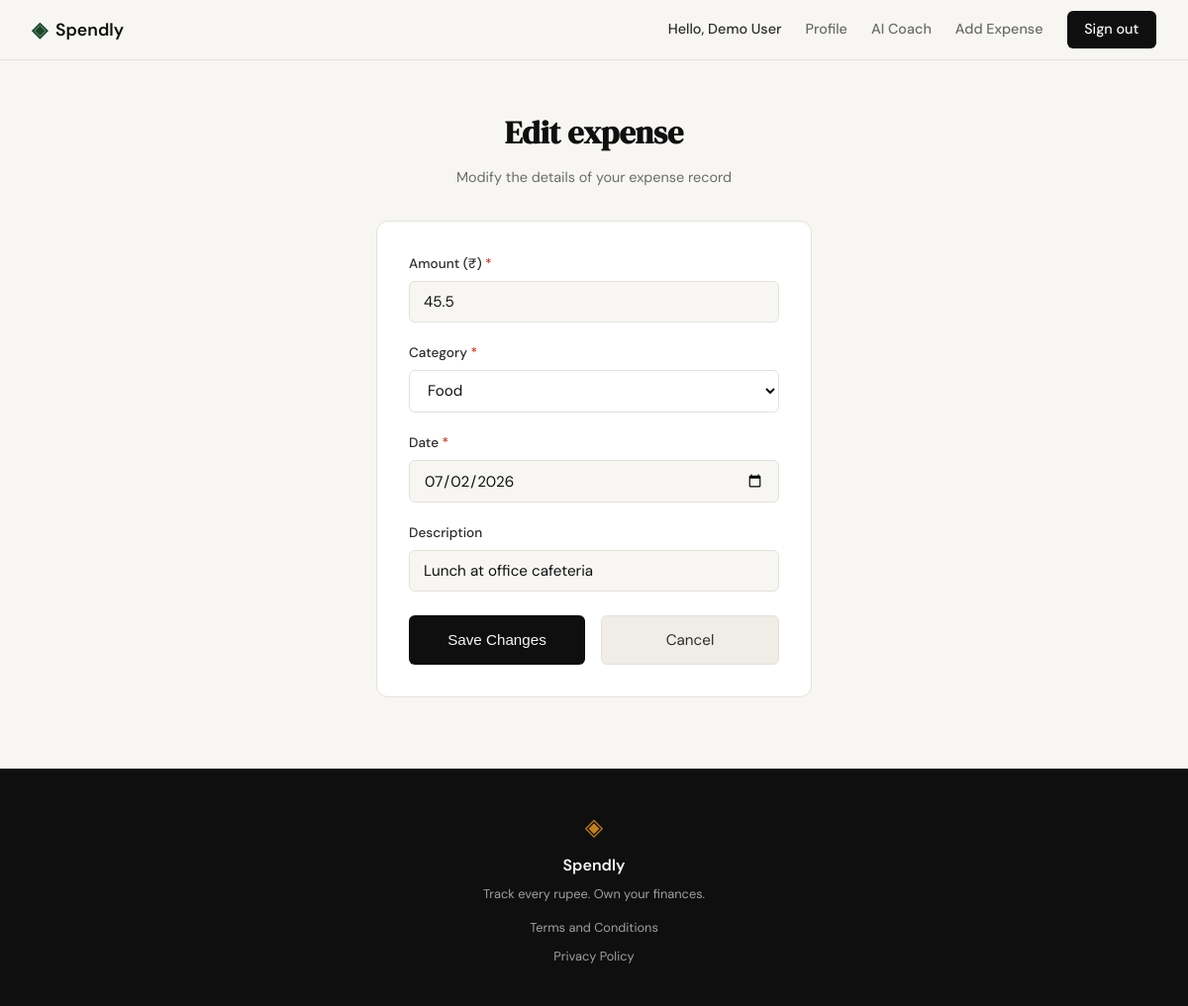
The app's page /expenses/2/edit (signed in) with its own data.
### tables this page shows
CREATE TABLE users (
                id INTEGER PRIMARY KEY AUTOINCREMENT,
                name TEXT NOT NULL,
                email TEXT UNIQUE NOT NULL,
                password_hash TEXT NOT NULL,
                created_at TEXT DEFAULT (datetime('now'))
            , insights_dirty INTEGER DEFAULT 1);

CREATE TABLE expenses (
                id INTEGER PRIMARY KEY AUTOINCREMENT,
                user_id INTEGER NOT NULL,
                amount REAL NOT NULL,
                category TEXT NOT NULL,
                date TEXT NOT NULL,
                description TEXT,
                created_at TEXT DEFAULT (datetime('now')),
                FOREIGN KEY (user_id) REFERENCES users (id) ON DELETE CASCADE
            );

### app.py (the view, shortened to what this page needs)
@app.route("/expenses/<int:id>/edit", methods=["GET", "POST"])
def edit_expense(id):
    user_id = session.get("user_id")
    if not user_id:
        return redirect(url_for("login"))
    expense = get_expense_by_id(id, user_id)
    if not expense:
        abort(404)
    categories = ["Food", "Transport", "Bills", "Health", "Entertainment", "Shopping", "Other"]
    return render_template("edit_expense.html", categories=categories, expense=expense)

### app.py (called while the page is built)
@app.before_request
def load_logged_in_user():
    user_id = session.get("user_id")
    if user_id is None:
        g.user = None
    else:
        conn = get_db()
        g.user = conn.execute("SELECT * FROM users WHERE id = ?;", (user_id,)).fetchone()

### database/db.py (called while the page is built)
def get_db():
    if has_app_context():
        if 'db' not in g:
            g.db = sqlite3.connect(DATABASE_PATH)
            g.db.row_factory = sqlite3.Row
            g.db.execute("PRAGMA foreign_keys = ON;")
        return g.db
    else:
        conn = sqlite3.connect(DATABASE_PATH)
        conn.row_factory = sqlite3.Row
        conn.execute("PRAGMA foreign_keys = ON;")
        return conn

### database/queries.py (called while the page is built)
def _close_conn(conn):
    try:
        conn.close()
    finally:
        flask = sys.modules.get('flask')
        if flask and flask.has_app_context():
            g = getattr(flask, 'g', None)
            if g is not None:
                try:
                    g.pop('db', None)
                except Exception:
                    try:
                        if getattr(g, 'db', None) == conn:
                            delattr(g, 'db')
                    except Exception:
                        pass

def get_expense_by_id(expense_id, user_id):
    conn = get_db()
    try:
        row = conn.execute("""
            SELECT id, user_id, amount, category, date, description
            FROM expenses
            WHERE id = ? AND user_id = ?;
        """, (expense_id, user_id)).fetchone()
        if row:
            return dict(row)
        return None
    finally:
        _close_conn(conn)

### templates/edit_expense.html (shortened to what this page needs)
{% extends "base.html" %}
{% block content %}
<section class="auth-section">
    <div class="auth-container">
        <div class="auth-header">
            <h1 class="auth-title">Edit expense</h1>
            <p class="auth-subtitle">Modify the details of your expense record</p>
        </div>
        <div class="auth-card">
            <form action="{{ url_for('edit_expense', id=expense.id) }}" method="POST" class="auth-form">
                <div class="form-group">
                    <label for="amount" class="form-label">Amount (₹) <span style="color: var(--danger);">*</span></label>
                    <input type="number" id="amount" name="amount" class="form-input"
                           step="0.01" min="0.01" placeholder="0.00" value="{{ expense.amount or '' }}" required>
                </div>
                <div class="form-group">
                    <label for="category" class="form-label">Category <span style="color: var(--danger);">*</span></label>
                    <select id="category" name="category" class="form-input" style="background-color: var(--paper-card); font-family: var(--font-body);" required>
                        {% for cat in categories %}
                            <option value="{{ cat }}" {% if expense.category == cat %}selected{% endif %}>{{ cat }}</option>
                        {% endfor %}
                    </select>
                </div>
                <div class="form-group">
                    <label for="date" class="form-label">Date <span style="color: var(--danger);">*</span></label>
                    <input type="date" id="date" name="date" class="form-input"
                           value="{{ expense.date or '' }}" required>
                </div>
                <div class="form-group">
                    <label for="description" class="form-label">Description</label>
                    <input type="text" id="description" name="description" class="form-input"
                           maxlength="200" placeholder="Optional description..." value="{{ expense.description or '' }}">
                </div>
                <div class="form-actions" style="display: flex; gap: 1rem; margin-top: 1.5rem;">
                    <button type="submit" class="nav-cta" style="flex: 1; border: none; font-size: 0.95rem; padding: 0.75rem; text-align: center; cursor: pointer; border-radius: var(--radius-sm);">
                        Save Changes
                    </button>
                    <a href="{{ url_for('profile') }}"
                       style="flex: 1; text-align: center; display: inline-block; padding: 0.75rem; border-radius: var(--radius-sm); font-size: 0.95rem; background: var(--paper-warm); color: var(--ink-soft); border: 1px solid var(--border); transition: all 0.2s ease;">
                        Cancel
                    </a>
                </div>
            </form>
        </div>
    </div>
</section>
{% endblock %}

### templates/base.html (shortened to what this page needs)
<!DOCTYPE html>
<html lang="en">
<head>
    <link rel="stylesheet" href="{{ url_for('static', filename='css/style.css') }}">
</head>
<body>
    <nav class="navbar">
        <div class="nav-inner">
            <a href="{{ url_for('landing') }}" class="nav-brand">
                <span class="brand-icon">◈</span>
                <span class="brand-name">Spendly</span>
            </a>
            <div class="nav-links">
                {% if g.user %}
                    <span class="nav-user" style="color: var(--ink-soft); font-weight: 500;">Hello, {{ g.user.name }}</span>
                    <a href="{{ url_for('profile') }}">Profile</a>
                    <a href="{{ url_for('ai_coach.dashboard') }}">AI Coach</a>
                    <a href="{{ url_for('add_expense') }}">Add Expense</a>
                    <a href="{{ url_for('logout') }}" class="nav-cta">Sign out</a>
                {% else %}
                    <a href="{{ url_for('login') }}">Sign in</a>
                    <a href="{{ url_for('register') }}" class="nav-cta">Get started</a>
                {% endif %}
            </div>
        </div>
    </nav>
    <main class="main-content">
        {% block content %}{% endblock %}
    </main>
    <footer class="footer">
        <div class="footer-inner">
            <span class="brand-icon">◈</span>
            <span class="footer-name">Spendly</span>
            <p class="footer-copy">Track every rupee. Own your finances.</p>
            <nav class="footer-links">
                <a href="/terms" class="footer-link">Terms and Conditions</a>
                <a href="/privacy" class="footer-link">Privacy Policy</a>
            </nav>
        </div>
    </footer>
</body>
</html>

### static/css/style.css (style rules this page uses)
:root { --ink: #0f0f0f; --ink-soft: #2d2d2d; --ink-muted: #6b6b6b; --ink-faint: #a0a0a0; --paper: #f7f6f3; --paper-warm: #f0ede6; --paper-card: #ffffff; --accent: #1a472a; --accent-light: #e8f0eb; --accent-2: #c17f24; --accent-2-light: #fdf3e3; --danger: #c0392b; --danger-light: #fdecea; --border: #e4e1da; --border-soft: #eeebe4; --font-display: 'DM Serif Display', Georgia, serif; --font-body: 'DM Sans', system-ui, sans-serif; --max-width: 1200px; --auth-width: 440px; --radius-sm: 6px; --radius-md: 12px; --radius-lg: 20px; }
*, *::before, *::after { box-sizing: border-box; margin: 0; padding: 0; }
html { font-size: 16px; scroll-behavior: smooth; }
body { background: var(--paper); color: var(--ink); font-family: var(--font-body); font-size: 1rem; line-height: 1.6; -webkit-font-smoothing: antialiased; }
a { color: inherit; text-decoration: none; }
.navbar { position: sticky; top: 0; z-index: 100; background: var(--paper); border-bottom: 1px solid var(--border); padding: 0 2rem; }
.nav-inner { max-width: var(--max-width); margin: 0 auto; height: 60px; display: flex; align-items: center; justify-content: space-between; }
.nav-brand { display: flex; align-items: center; gap: 0.5rem; font-family: var(--font-body); font-weight: 600; font-size: 1.1rem; color: var(--ink); }
.brand-icon { color: var(--accent); font-size: 1.3rem; }
.brand-name { color: var(--ink); }
.nav-links { display: flex; align-items: center; gap: 1.5rem; font-size: 0.9rem; font-weight: 500; }
.nav-links a { color: var(--ink-muted); transition: color 0.2s; }
.nav-cta { background: var(--ink) !important; color: var(--paper) !important; padding: 0.45rem 1.1rem; border-radius: var(--radius-sm); transition: background 0.2s !important; }
.main-content { min-height: calc(100vh - 60px - 100px); }
.auth-section { min-height: calc(100vh - 60px - 100px); display: flex; align-items: center; justify-content: center; padding: 3rem 2rem; }
.auth-container { width: 100%; max-width: var(--auth-width); }
.auth-header { text-align: center; margin-bottom: 2rem; }
.auth-title { font-family: var(--font-display); font-size: 2rem; color: var(--ink); margin-bottom: 0.5rem; }
.auth-subtitle { font-size: 0.9rem; color: var(--ink-muted); }
.auth-card { background: var(--paper-card); border: 1px solid var(--border); border-radius: var(--radius-md); padding: 2rem; margin-bottom: 1.5rem; }
.form-group { margin-bottom: 1.25rem; }
.form-group label { display: block; font-size: 0.85rem; font-weight: 500; color: var(--ink-soft); margin-bottom: 0.4rem; }
.form-input { width: 100%; padding: 0.6rem 0.875rem; border: 1px solid var(--border); border-radius: var(--radius-sm); font-family: var(--font-body); font-size: 0.95rem; color: var(--ink); background: var(--paper); outline: none; transition: border-color 0.2s; }
.form-input::placeholder { color: var(--ink-faint); }
.footer { background: var(--ink); color: var(--paper); padding: 2.5rem 2rem; text-align: center; }
.footer-inner { display: flex; flex-direction: column; align-items: center; gap: 0.4rem; }
.footer .brand-icon { color: var(--accent-2); font-size: 1.5rem; }
.footer-name { font-weight: 600; font-size: 1rem; }
.footer-copy { font-size: 0.8rem; color: var(--ink-faint); }
.footer-links { display: flex; flex-direction: column; align-items: center; gap: 0.5rem; margin-top: 0.5rem; }
.footer-link { font-size: 0.8rem; color: var(--ink-faint); transition: color 0.2s; }

### records on screen
users: user.name "Demo User"
expenses: amount "45.5", category "Food", date "07/02/2026", description "Lunch at office cafeteria"
